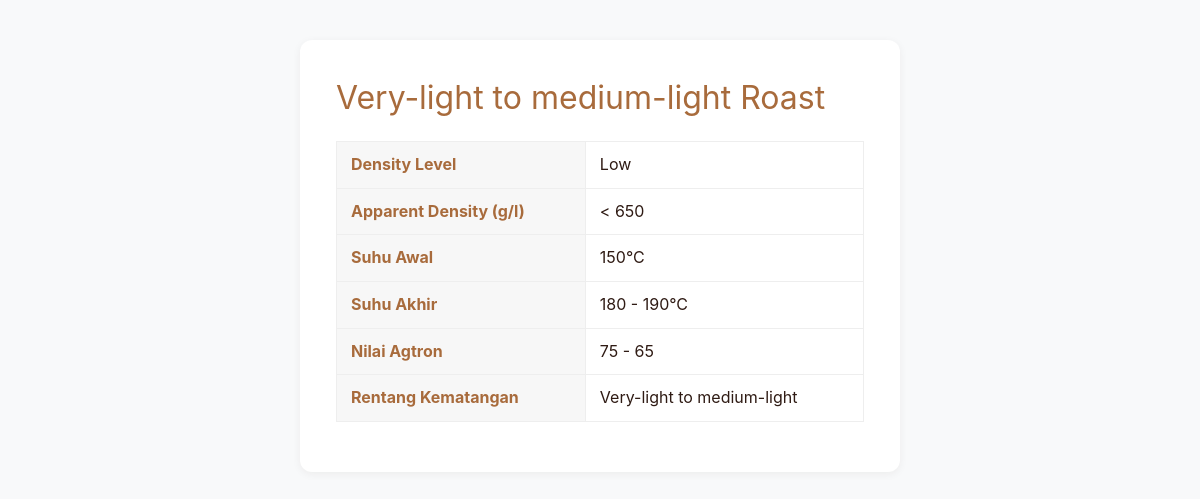
The app's page /proses_roasting.php?roast=Very-light to medium-light with its own data.
### tables this page shows
CREATE TABLE `proses_roasting` (
  `id` int(11) NOT NULL,
  `density_level` varchar(20) DEFAULT NULL,
  `apparent_density` varchar(30) DEFAULT NULL,
  `initial_temp` int(11) DEFAULT NULL,
  `final_temp` varchar(20) DEFAULT NULL,
  `agtron` varchar(20) DEFAULT NULL,
  `roast_level` varchar(50) DEFAULT NULL
);

### config/database.php (called while the page is built, shortened)
<?php
class Database {
    private $host = DB_HOST;
    private $user = DB_USER;
    private $pass = DB_PASS;
    private $dbname = DB_NAME;
    private $dbh;
    private $stmt;
    public function __construct() {
        $dsn = 'mysql:host=' . $this->host . ';dbname=' . $this->dbname . ';charset=utf8mb4';
        $options = [
            PDO::ATTR_PERSISTENT => true,
            PDO::ATTR_ERRMODE => PDO::ERRMODE_EXCEPTION
        ];
        try {
            $this->dbh = new PDO($dsn, $this->user, $this->pass, $options);
        } catch (PDOException $e) {
            $this->error = $e->getMessage();
            trigger_error($this->error, E_USER_ERROR);
        }
    }
    public function query($query) {
        $this->stmt = $this->dbh->prepare($query);
    }
    public function bind($param, $value, $type = null) {
        if (is_null($type)) {
            switch (true) {
                default:
                    $type = PDO::PARAM_STR;
            }
        }
        $this->stmt->bindValue($param, $value, $type);
    }
    public function execute() {
        return $this->stmt->execute();
    }
    public function single() {
        $this->execute();
        return $this->stmt->fetch(PDO::FETCH_OBJ);
    }
}
?>

### config/init.php (called while the page is built, shortened)
<?php
require_once 'database.php';
$db = new Database();
?>

### proses_roasting.php (the view, shortened to what this page needs)
<?php
require_once 'config/init.php';
$roast = $_GET['roast'] ?? '';
        ?>
        <?php
$db->query("SELECT * FROM proses_roasting WHERE roast_level = :roast");
$db->bind(':roast', $roast);
$proses = $db->single();
?>
<!DOCTYPE html>
<html lang="id">
<head>
    <link rel="stylesheet" href="/project/css/style.css">
</head>
<body>
    <div class="roasting-card">
        <div class="roasting-title"><?= htmlspecialchars($proses->roast_level) ?> Roast</div>
        <table class="roasting-table">
            <tr>
                <th>Density Level</th>
                <td><?= htmlspecialchars($proses->density_level) ?></td>
            </tr>
            <tr>
                <th>Apparent Density (g/l)</th>
                <td><?= htmlspecialchars($proses->apparent_density) ?></td>
            </tr>
            <tr>
                <th>Suhu Awal</th>
                <td><?= htmlspecialchars($proses->initial_temp) ?>°C</td>
            </tr>
            <tr>
                <th>Suhu Akhir</th>
                <td><?= htmlspecialchars($proses->final_temp) ?>°C</td>
            </tr>
            <tr>
                <th>Nilai Agtron</th>
                <td><?= htmlspecialchars($proses->agtron) ?></td>
            </tr>
            <tr>
                <th>Rentang Kematangan</th>
                <td><?= htmlspecialchars($proses->roast_level) ?></td>
            </tr>
        </table>
    </div>
</body>
</html>

### css/style.css (style rules this page uses)
* { margin: 0; padding: 0; box-sizing: border-box; }
:root { --primary-brown: #8B4513; --dark-brown: #654321; --light-brown: #D2B48C; --cream: #F5F5DC; --coffee-black: #2F1B14; --accent-orange: #CD853F; --gold: #DAA520; --white: #FFFFFF; --light-gray: #F8F9FA; --gray: #6C757D; --success: #28A745; --warning: #FFC107; --error: #DC3545; --font-family: 'Inter', -apple-system, BlinkMacSystemFont, sans-serif; --font-size-sm: 0.875rem; --font-size-base: 1rem; --font-size-lg: 1.125rem; --font-size-xl: 1.25rem; --font-size-2xl: 1.5rem; --font-size-3xl: 2rem; --spacing-xs: 0.5rem; --spacing-sm: 1rem; --spacing-md: 1.5rem; --spacing-lg: 2rem; --spacing-xl: 3rem; --shadow-sm: 0 1px 3px rgba(0, 0, 0, 0.1); --shadow-md: 0 4px 12px rgba(0, 0, 0, 0.15); --shadow-lg: 0 8px 25px rgba(0, 0, 0, 0.2); --radius-sm: 4px; --radius-md: 8px; --radius-lg: 12px; --radius-xl: 16px; }
body { font-family: var(--font-family); line-height: 1.6; color: var(--coffee-black); background-color: var(--light-gray); }
.roasting-card, .riwayat-card { background: #fff; border-radius: 16px; box-shadow: 0 2px 12px rgba(47,27,20,0.08); padding: 32px 28px 28px 28px; width: 96%; margin: 36px auto 0 auto; max-width: none; }

### proses_roasting.php (style rules this page uses)
.roasting-card { background: #fff; border-radius: 12px; box-shadow: 0 2px 8px rgba(47,27,20,0.06); padding: 32px 36px; max-width: 600px; margin: 40px auto; }
.roasting-title { font-size: 2rem; color: #a86b3c; margin-bottom: 12px; }
.roasting-table { width: 100%; border-collapse: collapse; margin: 18px 0; }
.roasting-table th, .roasting-table td { border: 1px solid #eee; padding: 10px 14px; text-align: left; }
.roasting-table th { background: #f7f7f7; color: #a86b3c; }

### records on screen
proses_roasting: roast_level "Very-light to medium-light", density_level "Low", apparent_density "< 650", initial_temp "150", final_temp "180 - 190", agtron "75 - 65"
